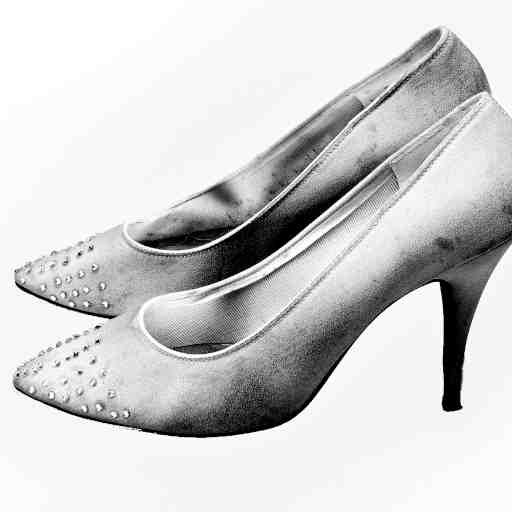
#> input picture toys/python/2d/images_as_values/images/shoes.jpg, 512 x 512 px
$ python multi_emb.py
#> lines starting #> are read from the running program, lines starting #| are printed output that depends on the picture
### toys/python/2d/images_as_values/embedding.py
import numpy as np
import cv2


def embed(img, max_val=255):
  '''Ternary MAP'''
  threshes = [int(max_val / 3), int((max_val / 3) * 2)]
  embedded = np.empty_like(img, dtype=np.int8)

  embedded[img < threshes[0]] = -1
  embedded[(img >= threshes[0]) & (img < threshes[1])] = 0
  embedded[img >= threshes[1]] = 1

  return embedded


# [27 lines that do not run on import are left out]

### toys/python/2d/images_as_values/multi_emb.py
import numpy as np
import cv2

from embedding import embed

img_shoes = embed(cv2.imread('./images/shoes.jpg', cv2.IMREAD_GRAYSCALE))
#> in embed, `threshes = [int(max_val / 3), int((max_val / 3) * 2)]`: threshes = [85, 170]
img_pen = embed(cv2.imread('./images/pen.jpg', cv2.IMREAD_GRAYSCALE))
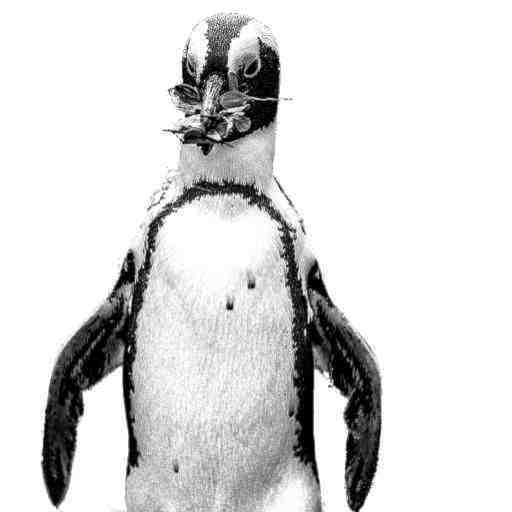
#> input picture toys/python/2d/images_as_values/images/pen.jpg, 512 x 512 px
img_noise = embed(cv2.imread('./images/noise.jpg', cv2.IMREAD_GRAYSCALE))
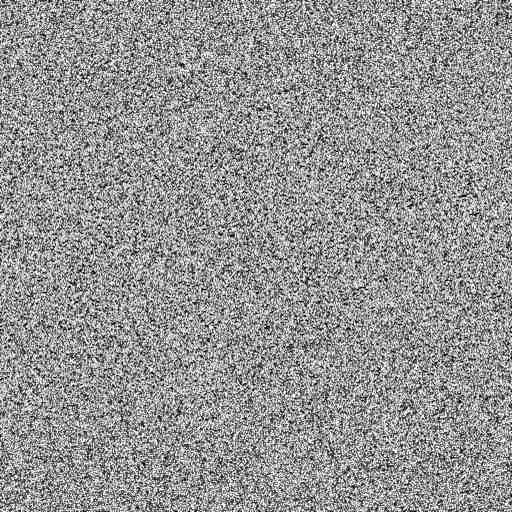
#> input picture toys/python/2d/images_as_values/images/noise.jpg, 512 x 512 px


# Shoes and Noise
element_wise = img_shoes * img_noise
matrix_wise = img_shoes @ img_noise
cv2.imwrite('./output/multi/shoes_by_noise_element_embed.jpg', element_wise)
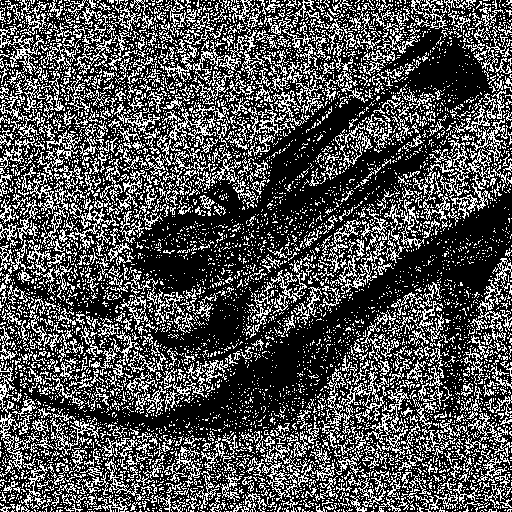
#> saved as shoes_by_noise_element_embed.jpg: shape (512, 512); values 0 (black) and 1 (white), 31.4% white in thin lines or dots
cv2.imwrite('./output/multi/shoes_by_noise_matrix_embed.jpg', matrix_wise)

element_wise = img_noise * img_shoes
matrix_wise = img_noise @ img_shoes
cv2.imwrite('./output/multi/noise_by_shoes_element_embed.jpg', element_wise)
cv2.imwrite('./output/multi/noise_by_shoes_matrix_embed.jpg', matrix_wise)


# Pen and Noise
element_wise = img_pen * img_noise
matrix_wise = img_pen @ img_noise
cv2.imwrite('./output/multi/pen_by_noise_element_embed.jpg', element_wise)
cv2.imwrite('./output/multi/pen_by_noise_matrix_embed.jpg', matrix_wise)
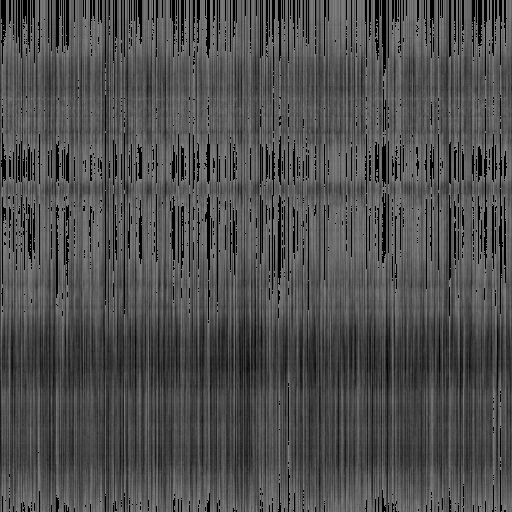
#> saved as pen_by_noise_matrix_embed.jpg: shape (512, 512); min 0, max 127, mean 78.7

element_wise = img_noise * img_pen
matrix_wise = img_noise @ img_pen
cv2.imwrite('./output/multi/noise_by_pen_element_embed.jpg', element_wise)
cv2.imwrite('./output/multi/noise_by_pen_matrix_embed.jpg', matrix_wise)
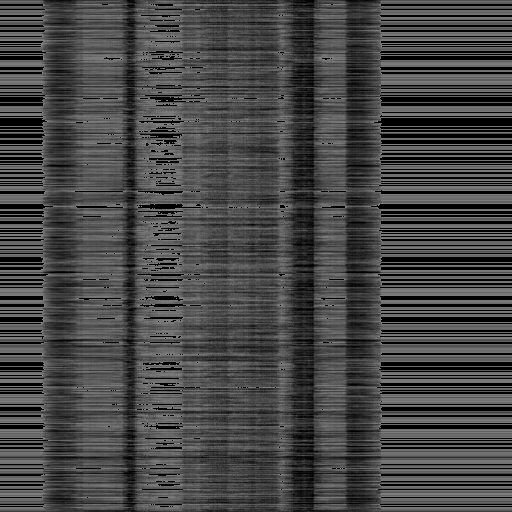
#> saved as noise_by_pen_matrix_embed.jpg: shape (512, 512); min 0, max 127, mean 70


# Shoes and Pen
element_wise = img_shoes * img_pen
matrix_wise = img_shoes @ img_pen
cv2.imwrite('./output/multi/shoes_by_pen_element_embed.jpg', element_wise)
cv2.imwrite('./output/multi/shoes_by_pen_matrix_embed.jpg', matrix_wise)
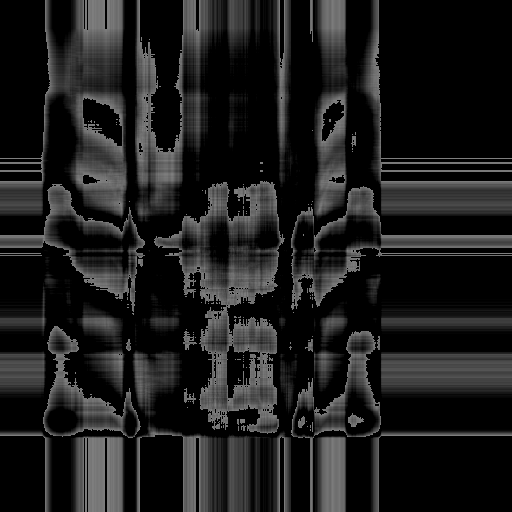
#> saved as shoes_by_pen_matrix_embed.jpg: shape (512, 512); min 0, max 127, mean 29

element_wise = img_pen * img_shoes # elementwise multi is commutative
matrix_wise = img_pen @ img_shoes  # matrix multi is non-commutative
cv2.imwrite('./output/multi/pen_by_shoes_element_embed.jpg', element_wise)
cv2.imwrite('./output/multi/pen_by_shoes_matrix_embed.jpg', matrix_wise)
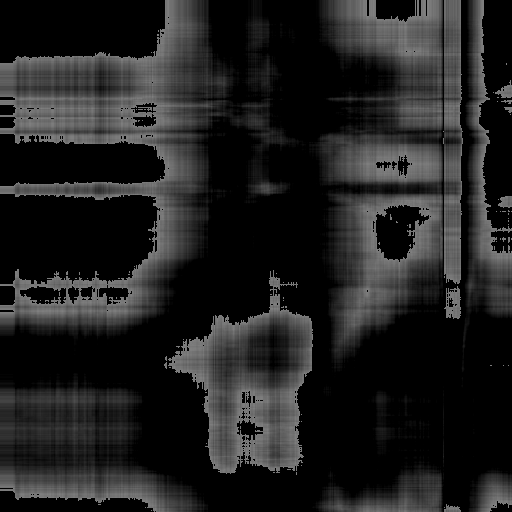
#> saved as pen_by_shoes_matrix_embed.jpg: shape (512, 512); min 0, max 127, mean 32.8
